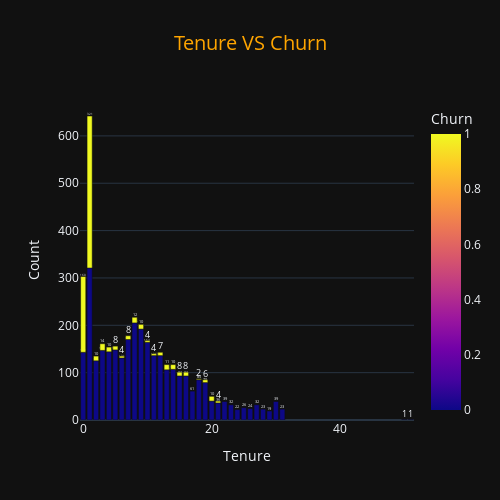

The cell this chart's notebook holds for it:
### Code cell
churn_summary = data.groupby(['Tenure', 'Churn']).size().reset_index(name='Count')
fig = px.bar(churn_summary, 
             x='Tenure', 
             y='Count', 
             color='Churn', 
             title='Tenure VS Churn',
             text='Count',
             color_discrete_sequence=px.colors.sequential.Sunset_r)
fig.update_layout(
    title_x=0.5,
    title_font=dict(size=20, color='orange'), 
    template='plotly_dark',
    barmode='group',  
    xaxis_title='Tenure',
    yaxis_title='Count',
    width=500,
    height=500
)
fig.show()

### Figure 1 — Plotly figure (JSON) as saved in the notebook; plotly's stock layout.template omitted (floating-point values rounded to 4 significant figures)
{"data": [{"alignmentgroup": "True", "hovertemplate": "Tenure=%{x}<br>Count=%{text}<br>Churn=%{marker.color}<extra></extra>", "legendgroup": "", "marker": {"color": [0, 1, 0, 1, 0, 1, 0, 1, 0, 1, 0, 1, 0, 1, 0, 1, 0, 1, 0, 1, 0, 1, 0, 1, 0, 1, 0, 1, 0, 1, 0, 1, 0, 1, 0, 0, 1, 0, 1, 0, 1, 0, 1, 0, 0, 0, 0, 0, 0, 0, 0, 0, 0, 0, 0], "coloraxis": "coloraxis", "pattern": {"shape": ""}}, "name": "", "offsetgroup": "", "orientation": "v", "showlegend": false, "text": [143, 160, 321, 321, 125, 10, 147, 14, 144, 10, 148, 8, 131, 4, 170, 8, 205, 12, 192, 10, 164, 4, 136, 4, 136, 7, 106, 11, 107, 10, 93, 8, 93, 8, 61, 85, 2, 79, 6, 40, 10, 36, 4, 39, 32, 22, 26, 24, 32, 23, 19, 39, 23, 1, 1], "textposition": "auto", "type": "bar", "x": [0, 0, 1, 1, 2, 2, 3, 3, 4, 4, 5, 5, 6, 6, 7, 7, 8, 8, 9, 9, 10, 10, 11, 11, 12, 12, 13, 13, 14, 14, 15, 15, 16, 16, 17, 18, 18, 19, 19, 20, 20, 21, 21, 22, 23, 24, 25, 26, 27, 28, 29, 30, 31, 50, 51], "xaxis": "x", "y": [143, 160, 321, 321, 125, 10, 147, 14, 144, 10, 148, 8, 131, 4, 170, 8, 205, 12, 192, 10, 164, 4, 136, 4, 136, 7, 106, 11, 107, 10, 93, 8, 93, 8, 61, 85, 2, 79, 6, 40, 10, 36, 4, 39, 32, 22, 26, 24, 32, 23, 19, 39, 23, 1, 1], "yaxis": "y"}], "layout": {"barmode": "group", "coloraxis": {"colorbar": {"title": {"text": "Churn"}}, "colorscale": [[0, "#0d0887"], [0.1111, "#46039f"], [0.2222, "#7201a8"], [0.3333, "#9c179e"], [0.4444, "#bd3786"], [0.5556, "#d8576b"], [0.6667, "#ed7953"], [0.7778, "#fb9f3a"], [0.8889, "#fdca26"], [1, "#f0f921"]]}, "height": 500, "legend": {"tracegroupgap": 0}, "title": {"font": {"color": "orange", "size": 20}, "text": "Tenure VS Churn", "x": 0.5}, "width": 500, "xaxis": {"anchor": "y", "domain": [0, 1], "title": {"text": "Tenure"}}, "yaxis": {"anchor": "x", "domain": [0, 1], "title": {"text": "Count"}}}}
